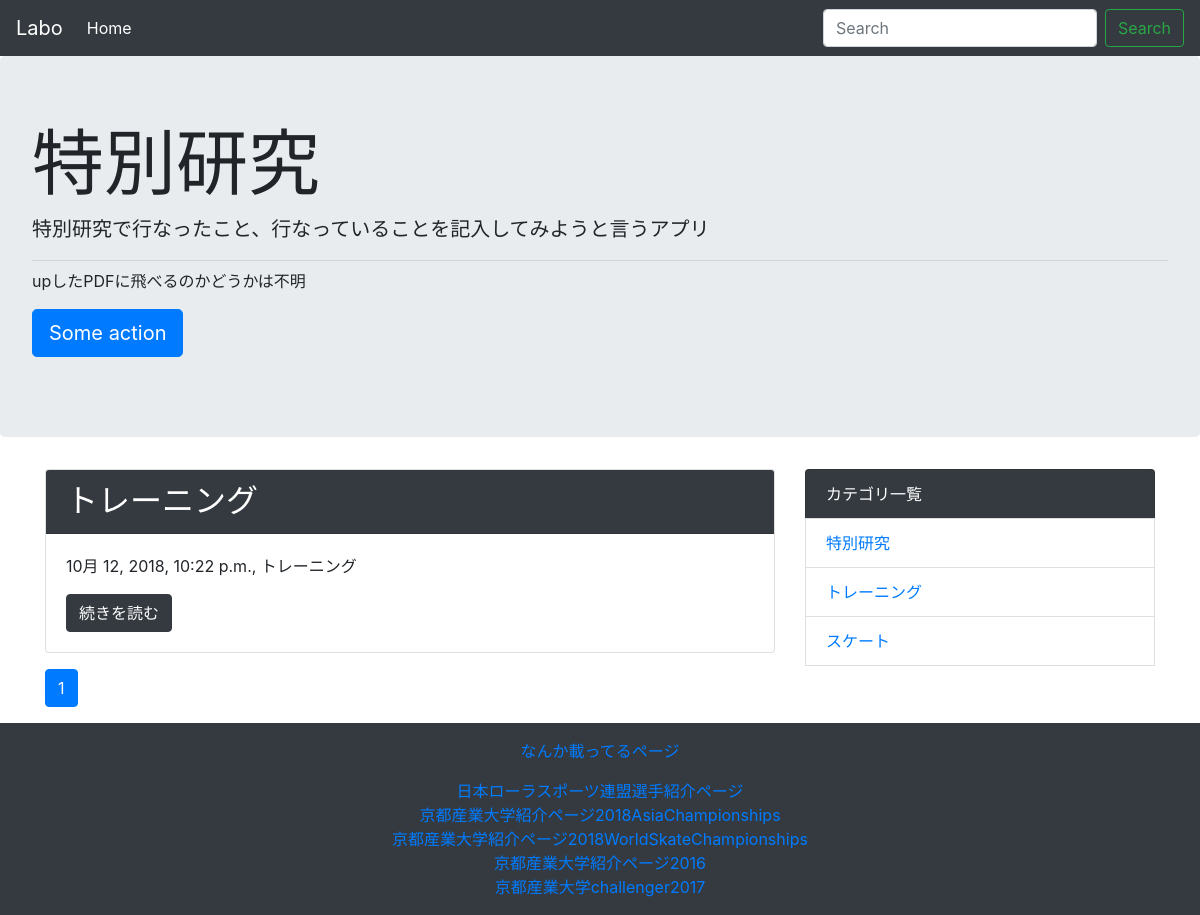
The app's page /category/2/ with its own data.
### labo/models.py (models this page shows, shortened)
class Post(models.Model):
    title = models.CharField('タイトル',max_length=255)
    text = models.TextField('本文')
    created_at = models.DateTimeField('作成日', default=timezone.now)
    category = models.ForeignKey(Category, verbose_name='カテゴリ', on_delete=models.PROTECT)

class Category(models.Model):
    name = models.CharField('カテゴリ名', max_length=255)
    def __str__(self):
        return self.name

### labo/views.py (the view)
# urls.py: path('category/<int:pk>/', views.CategoryView.as_view(), name='category'),
class CategoryView(generic.ListView):
    model = Post
    paginate_by = 10
    def get_queryset(self):
        category = get_object_or_404(Category, pk=self.kwargs['pk'])
        queryset = Post.objects.order_by('-created_at').filter(category=category)
        return queryset

### labo/context_processors.py (called while the page is built)
def common(request):
    context = {
        'category_list': Category.objects.all(),
    }
    return context

### labo/templatetags/mytag.py (called while the page is built)
@register.simple_tag
def url_replace(request, field, value):
    url_dict = request.GET.copy()
    url_dict[field] = str(value)
    return url_dict.urlencode()

### labo/templates/labo/post_list.html
{% extends 'labo/base.html' %}
{% block content %}
    {% for post in post_list %}
        <div class="card mb-3">
            <h2 class="card-header bg-dark text-white">{{ post.title }}</h2>
            <div class="card-body">
                <p>{{ post.created_at }}, {{ post.category }}</p>
                <a href="#" class="btn btn-dark">続きを読む</a>
            </div>
        </div>
    {% endfor %}
    {% include 'labo/page.html' %}
{% endblock %}

### labo/templates/labo/base.html (shortened to what this page needs)
<!DOCTYPE html>
<html lang="ja">
  <head>
    <link rel="stylesheet" href="https://stackpath.bootstrapcdn.com/bootstrap/4.1.3/css/bootstrap.min.css">
  </head>
  <body>
    <nav class="navbar navbar-expand-lg navbar-dark bg-dark">
        <a class="navbar-brand" href="#">Labo</a>
        <div class="collapse navbar-collapse" id="navbarSupportedContent">
            <ul class="navbar-nav mr-auto">
                <li class="nav-item active">
                    <a class="nav-link" href="{% url 'labo:index' %}">Home</a>
                </li>
            </ul>
            <form class="form-inline my-2 my-lg-0" method="GET" action=""{% url 'labo:index' %}>
                <input class="form-control mr-sm-2" type="text" placeholder="Search" aria-label="Search" name="keyword">
                <button class="btn btn-outline-success my-2 my-sm-0" type="submit">Search</button>
        </div>
    </nav>
    <div class="jumbotron">
        <h1 class="display-3">特別研究</h1>
        <p class="lead">特別研究で行なったこと、行なっていることを記入してみようと言うアプリ
        </p>
        <hr class="my-2">
        <p>upしたPDFに飛べるのかどうかは不明</p>
        <p class="lead">
            <a class="btn btn-primary btn-lg" href="#!" role="button">Some action</a>
        </p>
    </div>
    <div class="container">
        <div class="row">
            <div class="col-md-8">
                {% block content %}
                {% endblock %}
            </div>
            <div class="col-md-4">
                <ul class="list-group">
                    <li class="list-group-item bg-dark text-white">カテゴリ一覧</li>
                    {% for category in category_list %}
                        <li class="list-group-item"><a href="{% url 'labo:category' category.pk %}">{{ category }}</li>
                    {% endfor %}
                </ul>
            </div>
        </div>
    </div>
    <footer class="bg-dark text-white text-center py-3">
        <p>なんか載ってるページ</p>
        <a href="http://jrsf.or.jp/speed/speed_athlete/koretsu_nobuyasu/">日本ローラスポーツ連盟選手紹介ページ</a><br>
        <a href="https://www.kyoto-su.ac.jp/news/20181006_420_rorakoretu5.html">京都産業大学紹介ページ2018AsiaChampionships</a><br>
        <a href="https://www.kyoto-su.ac.jp/news/20180620_420_rorakoretu.html">京都産業大学紹介ページ2018WorldSkateChampionships</a><br>
        <a href="https://www.kyoto-su.ac.jp/news/20161008_420_rorasuketo.html">京都産業大学紹介ページ2016</a><br>
        <a href="https://www.kyoto-su.ac.jp/campuslife/challenging/48.html">京都産業大学challenger2017</a><br>
    </footer>
  </body>
</html>

### records on screen
Post: title "トレーニング", created_at "10月 12, 2018, 10:22 p.m.", category "トレーニング"
Category: name "特別研究"
Category: name "トレーニング"
Category: name "スケート"

### other values on screen
{{ link_page }} "1"
